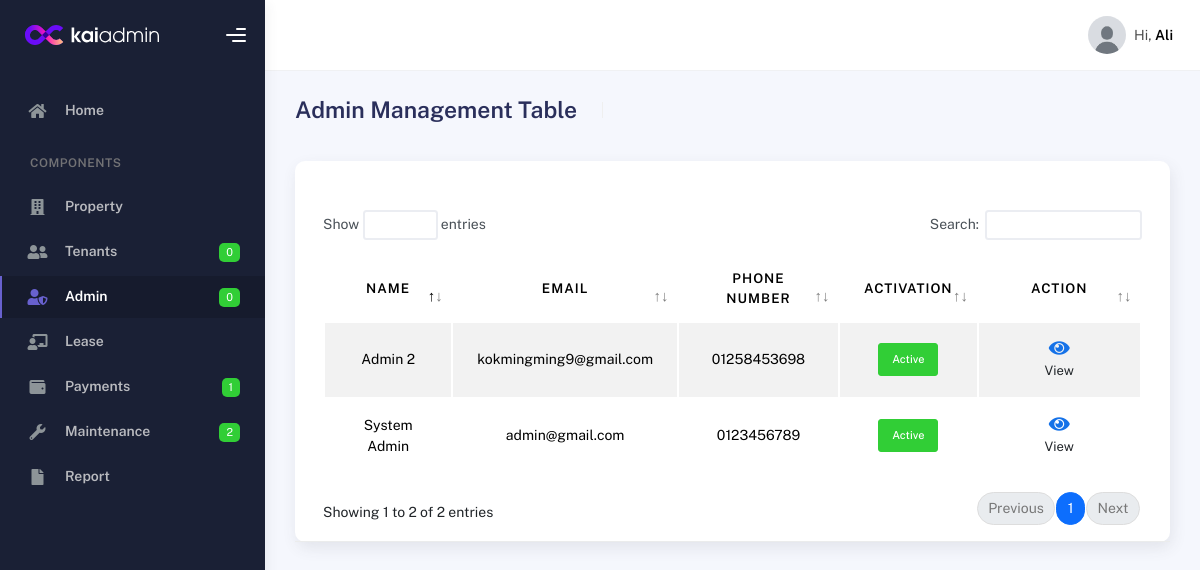
Screenshot of /Admin/tables/adminmanagement.php (signed in) with the database file from the repository.
### tables this page shows
CREATE TABLE `users` (
  `user_id` int(11) NOT NULL,
  `full_name` varchar(100) NOT NULL,
  `pictures` varchar(255) NOT NULL,
  `email` varchar(100) NOT NULL,
  `phone_number` varchar(20) DEFAULT NULL,
  `password` varchar(255) NOT NULL,
  `role` enum('admin','tenant') NOT NULL,
  `status` enum('active','inactive') DEFAULT 'active',
  `created_at` timestamp NOT NULL DEFAULT current_timestamp(),
  `is_read` tinyint(1) DEFAULT 0
);

### Admin/tables/adminmanagement.php (the view, shortened to what this page needs)
<?php
include '..\databaseconnection.php';
$userId = $_SESSION['user_id'];
$newTenantQuery = mysqli_query(
    $conn,
    "SELECT COUNT(*) AS total
     FROM users
     WHERE role='tenant' AND is_read = 0"
);
$newTenants = mysqli_fetch_assoc($newTenantQuery)['total'];
$adminQuery = mysqli_query(
    $conn,
    "SELECT full_name, email, pictures, status
     FROM users
     WHERE user_id = $userId"
);
$admin = mysqli_fetch_assoc($adminQuery);
$newAdminQuery = mysqli_query(
    $conn,
    "SELECT COUNT(*) AS total
     FROM users
     WHERE role='admin' AND is_read = 0"
);
$newAdmins = mysqli_fetch_assoc($newAdminQuery)['total'];
$paymentQuery = mysqli_query(
    $conn,
    "SELECT COUNT(*) AS total FROM payments WHERE payment_status = 'pending'"
);
$newPayments = mysqli_fetch_assoc($paymentQuery)['total'];
$newMaintenanceQuery = mysqli_query(
    $conn,
    "SELECT COUNT(*) AS total
     FROM maintenance_requests
     WHERE request_status = 'pending'"
);
$newMaintenance = mysqli_fetch_assoc($newMaintenanceQuery)['total'];
?>
<!DOCTYPE html>
<html lang="en">
  <head>
    <link rel="stylesheet" href="../assets/css/bootstrap.min.css" />
    <link rel="stylesheet" href="../assets/css/plugins.min.css" />
    <link rel="stylesheet" href="../assets/css/kaiadmin.min.css" />
  </head>
  <body>
    <div class="wrapper">
      <div class="sidebar" data-background-color="dark">
        <div class="sidebar-logo">
          <div class="logo-header" data-background-color="dark">
            <a href="../admindashboard.php" class="logo">
              <img
                src="../assets/img/kaiadmin/logo_light.svg"
                alt="navbar brand"
                class="navbar-brand"
                height="20"
              />
            </a>
            <div class="nav-toggle">
              <button class="btn btn-toggle toggle-sidebar">
                <i class="gg-menu-right"></i>
              </button>
            </div>
          </div>
        </div>
        <div class="sidebar-wrapper scrollbar scrollbar-inner">
          <div class="sidebar-content">
            <ul class="nav nav-secondary">
              <li class="nav-item">
                <a href="..\admindashboard.php" class="collapsed" aria-expanded="false">
                  <i class="fas fa-home"></i>
                  <p>Home</p>
                </a>
              </li>
              <li class="nav-section">
                <h4 class="text-section">Components</h4>
              </li>
              <li class="nav-item">
                <a href="propertymanagement.php">
                   <i class="fas fa-building"></i>
                  <p>Property</p>
                </a>
              </li>
              <li class="nav-item">
                <a href="tenantmanagement.php">
                   <i class="fas fa-user-friends"></i>
                  <p>Tenants</p>
                  <span class="badge badge-success"><?php echo $newTenants; ?></span>
                </a>
              </li>
              <li class="nav-item active">
                <a href="adminmanagement.php">
                   <i class="fas fa-user-shield"></i>
                  <p>Admin</p>
                  <span class="badge badge-success"><?php echo $newAdmins; ?></span>
                </a>
              </li>
              <li class="nav-item">
                <a href="lease.php">
                  <i class="fas fa-chalkboard-teacher"></i>
                  <p>Lease</p>
                </a>
              </li>
              <li class="nav-item">
                <a href="payments.php">
                  <i class="fas fa-wallet"></i>
                  <p>Payments</p>
                  <span class="badge badge-success"><?php echo $newPayments; ?></span>
                </a>
              </li>
              <li class="nav-item">
                <a href="maintenancerequest.php">
                   <i class="fas fa-wrench"></i>
                  <p>Maintenance</p>
                  <span class="badge badge-success"><?php echo $newMaintenance; ?></span>
                </a>
              </li>
              <li class="nav-item">
                <a href="reports.php">
                  <i class="fas fa-file"></i>
                  <p>Report</p>
                </a>
              </li>
            </ul>
          </div>
        </div>
      </div>
      <div class="main-panel">
        <div class="main-header">
          <nav class="navbar navbar-header navbar-header-transparent navbar-expand-lg border-bottom">
            <div class="container-fluid">
              <ul class="navbar-nav topbar-nav ms-md-auto align-items-center">
                <li class="nav-item topbar-user dropdown hidden-caret">
                  <a class="dropdown-toggle profile-pic" data-bs-toggle="dropdown" href="#" aria-expanded="false">
                    <div class="avatar-sm">
                      <img
                        src="../<?php echo htmlspecialchars($admin['pictures']); ?>"
                        alt="..."
                        class="avatar-img rounded-circle"
                      />
                    </div>
                    <span class="profile-username">
                      <span class="op-7">Hi,</span>
                      <span class="fw-bold"><?php echo $admin['full_name']; ?></span>
                    </span>
                  </a>
                </li>
              </ul>
            </div>
          </nav>
        </div>
        <div class="container">
          <div class="page-inner">
            <div class="page-header">
              <h3 class="fw-bold mb-3">Admin Management Table</h3>
              <ul class="breadcrumbs mb-3">
              </ul>
            </div>
            <div class="row">
            <div class="col-md-12">
                <div class="col-md-12">
                <div class="card">
                  <div class="card-header">
                  <div class="card-body">
                    </div>
                    <div class="table-responsive">
                      <table
                        id="add-row"
                        class="display table table-striped table-hover"
                      >
                        <thead>
                          <tr style="text-align: center">
                            <th>Name</th>
                            <th>Email</th>
                            <th>Phone Number</th>
                            <th>Activation</th>
                            <th style="width: 20%">Action</th>
                          </tr>
                        </thead>
                        <tbody>
                        <?php
                        $propertyQuery = mysqli_query($conn, "SELECT * FROM users WHERE role='admin' ORDER BY user_id ASC");
                        while ($property = mysqli_fetch_assoc($propertyQuery)) {
                        ?>
                        <tr style="text-align: center">
                          <td><?= htmlspecialchars($property['full_name']); ?></td>
                          <td><?= htmlspecialchars($property['email']); ?></td>
                          <td><?= htmlspecialchars($property['phone_number']); ?></td>
                        <td>
                          <form action="#" method="POST">
                        <?php if ($property['status'] == 'active') { ?>
                          <button type="submit" class="btn btn-success btn-sm">Active</button>
                        <?php } else { ?>
                          <button type="submit" class="btn btn-secondary btn-sm">Inactive</button>
                        <?php } ?>
                      </form>
                    </td>
                      <td>
                        <div class="d-flex justify-content-center gap-3">
                      <a href="viewadmin.php?id=<?= $property['user_id']; ?>" class="text-center text-primary text-decoration-none">
                        <i class="fa fa-eye fa-lg"></i><br>
                        <small class = "text-dark">View</small>
                      </a>
                  </div>
                </td>
              </tr>
            <?php
            }
          ?>
        </tbody>
                      </table>
                    </div>
                  </div>
                </div>
              </div>
            </div>
          </div>
        </div>
      </div>
    </div>
  </body>
</html>

### rows the page displays
users: pictures (picture), full_name "Ali"
users: full_name "System Admin", email "admin@gmail.com", phone_number "0123456789", status "Active"
users: full_name "Admin 2", email "kokmingming9@gmail.com", phone_number "01258453698", status "Active"

### other values shown
$newTenants "0"
$newAdmins "0"
$newPayments "1"
$newMaintenance "2"
